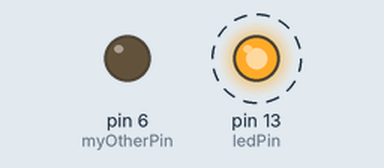
The sketch below on a simulated Arduino Uno, built with avr-gcc and run on an emulated ATmega328P. Shown: output pins drawn as LEDs (lit = HIGH). Dashed ring = blinking.

Above: at 0.5 s.
Timing chart, 0 to 4.6 s (numbered marks = the images above):
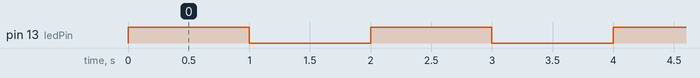

Measured:
- by itself, pin 13 (ledPin): alternates HIGH for 1.0 s and LOW for 1.0 s

The sketch:

_0_Variable_Scope.ino
```cpp
int ledPin = 13;

void setup() {
  pinMode(ledPin, OUTPUT);
  int myOtherPin = 6;
  pinMode(myOtherPin, OUTPUT);
}

void loop() {
  digitalWrite(ledPin, HIGH); // set the LED on
  delay(1000); // wait for a second
  digitalWrite(ledPin, LOW); // set the LED off
  delay(1000); // wait for a second
}
```
